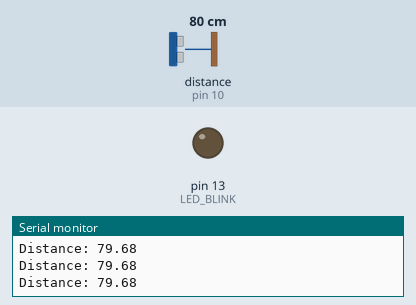
This sketch was run on a simulated Arduino Uno, built with avr-gcc and run on an emulated ATmega328P. On the bench: output pins drawn as LEDs (lit = HIGH), the last lines printed to the serial monitor. Wiring (inferred from the names in the program): ultrasonic range finder: trigger pin 9; echo pin 10. Inputs (shaded band) come from the test bench; at power-on: distance to the obstacle (sensor on pin 10) 80 cm. The echo pulse lasts 58.3 µs per cm; pins used as bus, display or sensor lines are not drawn.

Above: at 1.2 s.
1.3 s: distance to the obstacle (sensor on pin 10) set to 7 cm
2.8 s: distance to the obstacle (sensor on pin 10) set to 4 cm
At 4.0 s:
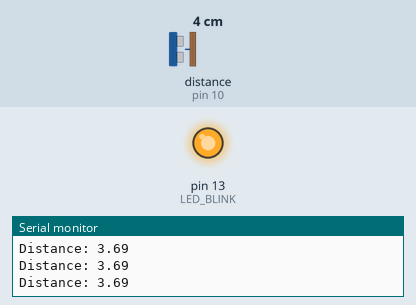
4.3 s: distance to the obstacle (sensor on pin 10) set to 9 cm
At 4.7 s:
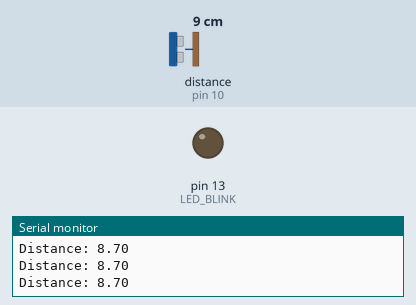
5.8 s: distance to the obstacle (sensor on pin 10) set to 2 cm
At 6.7 s:
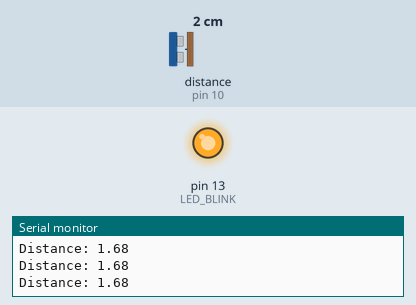
Timing chart, 0 to 8.3 s (numbered marks = the images above; inputs shaded):
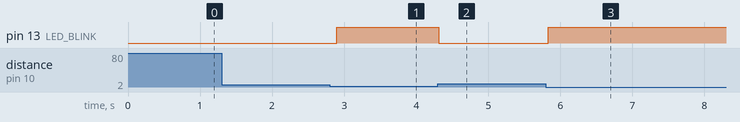

Measured:
- the behaviour switches between 6 and 5 cm on distance to the obstacle (sensor on pin 10) (found by bisection; images 0 and 1)
- after the input at 2.8 s, pin 13 (LED_BLINK): LOW → HIGH after 0.10 s
- after the input at 4.3 s, pin 13 (LED_BLINK): HIGH → LOW at once
- after the input at 5.8 s, pin 13 (LED_BLINK): LOW → HIGH at once

The sketch:

murcielago.ino
```cpp
const int trigPin = 9;
const int echoPin = 10;
const int LED_BLINK = 13;

float duration, distance;

void setup() {
  pinMode(trigPin, OUTPUT);
	pinMode(echoPin, INPUT);
	Serial.begin(9600);
  pinMode(LED_BLINK, OUTPUT);

}

void loop() {
  digitalWrite(trigPin, LOW);
	delayMicroseconds(2);
	digitalWrite(trigPin, HIGH);
	delayMicroseconds(10);
	digitalWrite(trigPin, LOW);

  duration = pulseIn(echoPin, HIGH);
  distance = (duration*.0343)/2;
  Serial.print("Distance: ");
	Serial.println(distance);

  if(distance <= 5) {
    digitalWrite(LED_BLINK, HIGH);
  } else {
    digitalWrite(LED_BLINK, LOW);
  }
	delay(100);

}
```
